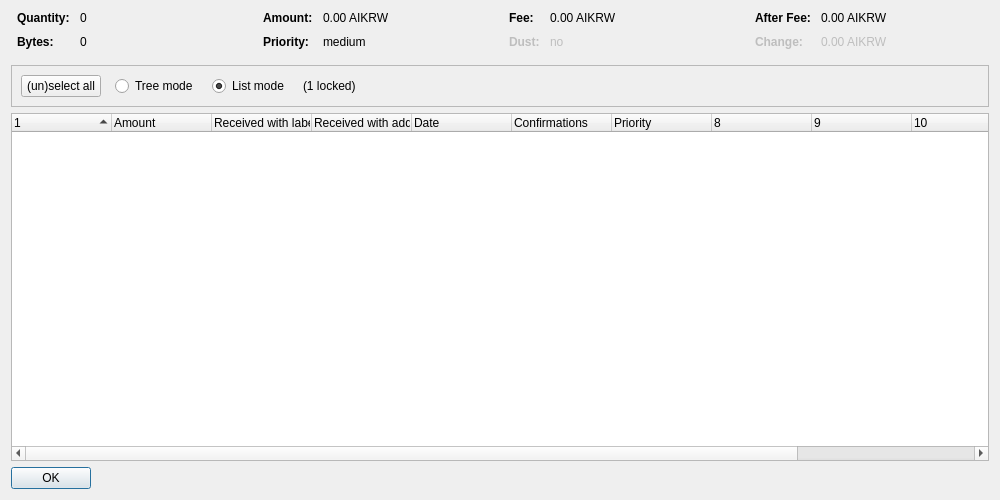
<?xml version="1.0" encoding="UTF-8"?>
<ui version="4.0">
 <class>CoinControlDialog</class>
 <widget class="QDialog" name="CoinControlDialog">
  <property name="geometry">
   <rect>
    <x>0</x>
    <y>0</y>
    <width>1000</width>
    <height>500</height>
   </rect>
  </property>
  <property name="windowTitle">
   <string>Coin Selection</string>
  </property>
  <layout class="QVBoxLayout" name="verticalLayout">
   <item>
    <layout class="QHBoxLayout" name="horizontalLayoutTop" stretch="0,0,0,0">
     <property name="topMargin">
      <number>0</number>
     </property>
     <property name="bottomMargin">
      <number>10</number>
     </property>
     <item>
      <layout class="QFormLayout" name="formLayoutCoinControl1">
       <property name="horizontalSpacing">
        <number>10</number>
       </property>
       <property name="verticalSpacing">
        <number>10</number>
       </property>
       <property name="leftMargin">
        <number>6</number>
       </property>
       <property name="rightMargin">
        <number>6</number>
       </property>
       <item row="0" column="0">
        <widget class="QLabel" name="labelCoinControlQuantityText">
         <property name="font">
          <font>
           <weight>75</weight>
           <bold>true</bold>
          </font>
         </property>
         <property name="text">
          <string>Quantity:</string>
         </property>
        </widget>
       </item>
       <item row="0" column="1">
        <widget class="QLabel" name="labelCoinControlQuantity">
         <property name="cursor">
          <cursorShape>IBeamCursor</cursorShape>
         </property>
         <property name="contextMenuPolicy">
          <enum>Qt::ActionsContextMenu</enum>
         </property>
         <property name="text">
          <string notr="true">0</string>
         </property>
         <property name="textInteractionFlags">
          <set>Qt::LinksAccessibleByMouse|Qt::TextSelectableByKeyboard|Qt::TextSelectableByMouse</set>
         </property>
        </widget>
       </item>
       <item row="1" column="0">
        <widget class="QLabel" name="labelCoinControlBytesText">
         <property name="font">
          <font>
           <weight>75</weight>
           <bold>true</bold>
          </font>
         </property>
         <property name="text">
          <string>Bytes:</string>
         </property>
        </widget>
       </item>
       <item row="1" column="1">
        <widget class="QLabel" name="labelCoinControlBytes">
         <property name="cursor">
          <cursorShape>IBeamCursor</cursorShape>
         </property>
         <property name="contextMenuPolicy">
          <enum>Qt::ActionsContextMenu</enum>
         </property>
         <property name="text">
          <string notr="true">0</string>
         </property>
         <property name="textInteractionFlags">
          <set>Qt::LinksAccessibleByMouse|Qt::TextSelectableByKeyboard|Qt::TextSelectableByMouse</set>
         </property>
        </widget>
       </item>
      </layout>
     </item>
     <item>
      <layout class="QFormLayout" name="formLayoutCoinControl2">
       <property name="horizontalSpacing">
        <number>10</number>
       </property>
       <property name="verticalSpacing">
        <number>10</number>
       </property>
       <property name="leftMargin">
        <number>6</number>
       </property>
       <property name="rightMargin">
        <number>6</number>
       </property>
       <item row="0" column="0">
        <widget class="QLabel" name="labelCoinControlAmountText">
         <property name="font">
          <font>
           <weight>75</weight>
           <bold>true</bold>
          </font>
         </property>
         <property name="text">
          <string>Amount:</string>
         </property>
        </widget>
       </item>
       <item row="0" column="1">
        <widget class="QLabel" name="labelCoinControlAmount">
         <property name="cursor">
          <cursorShape>IBeamCursor</cursorShape>
         </property>
         <property name="contextMenuPolicy">
          <enum>Qt::ActionsContextMenu</enum>
         </property>
         <property name="text">
          <string notr="true">0.00 AIKRW</string>
         </property>
         <property name="textInteractionFlags">
          <set>Qt::LinksAccessibleByMouse|Qt::TextSelectableByKeyboard|Qt::TextSelectableByMouse</set>
         </property>
        </widget>
       </item>
       <item row="1" column="0">
        <widget class="QLabel" name="labelCoinControlPriorityText">
         <property name="font">
          <font>
           <weight>75</weight>
           <bold>true</bold>
          </font>
         </property>
         <property name="text">
          <string>Priority:</string>
         </property>
        </widget>
       </item>
       <item row="1" column="1">
        <widget class="QLabel" name="labelCoinControlPriority">
         <property name="cursor">
          <cursorShape>IBeamCursor</cursorShape>
         </property>
         <property name="contextMenuPolicy">
          <enum>Qt::ActionsContextMenu</enum>
         </property>
         <property name="text">
          <string notr="true">medium</string>
         </property>
         <property name="textInteractionFlags">
          <set>Qt::LinksAccessibleByMouse|Qt::TextSelectableByKeyboard|Qt::TextSelectableByMouse</set>
         </property>
        </widget>
       </item>
      </layout>
     </item>
     <item>
      <layout class="QFormLayout" name="formLayoutCoinControl3">
       <property name="horizontalSpacing">
        <number>10</number>
       </property>
       <property name="verticalSpacing">
        <number>10</number>
       </property>
       <property name="leftMargin">
        <number>6</number>
       </property>
       <property name="rightMargin">
        <number>6</number>
       </property>
       <item row="0" column="0">
        <widget class="QLabel" name="labelCoinControlFeeText">
         <property name="font">
          <font>
           <weight>75</weight>
           <bold>true</bold>
          </font>
         </property>
         <property name="text">
          <string>Fee:</string>
         </property>
        </widget>
       </item>
       <item row="0" column="1">
        <widget class="QLabel" name="labelCoinControlFee">
         <property name="cursor">
          <cursorShape>IBeamCursor</cursorShape>
         </property>
         <property name="contextMenuPolicy">
          <enum>Qt::ActionsContextMenu</enum>
         </property>
         <property name="text">
          <string notr="true">0.00 AIKRW</string>
         </property>
         <property name="textInteractionFlags">
          <set>Qt::LinksAccessibleByMouse|Qt::TextSelectableByKeyboard|Qt::TextSelectableByMouse</set>
         </property>
        </widget>
       </item>
       <item row="1" column="0">
        <widget class="QLabel" name="labelCoinControlLowOutputText">
         <property name="enabled">
          <bool>false</bool>
         </property>
         <property name="font">
          <font>
           <weight>75</weight>
           <bold>true</bold>
          </font>
         </property>
         <property name="text">
          <string>Dust:</string>
         </property>
        </widget>
       </item>
       <item row="1" column="1">
        <widget class="QLabel" name="labelCoinControlLowOutput">
         <property name="enabled">
          <bool>false</bool>
         </property>
         <property name="cursor">
          <cursorShape>IBeamCursor</cursorShape>
         </property>
         <property name="contextMenuPolicy">
          <enum>Qt::ActionsContextMenu</enum>
         </property>
         <property name="text">
          <string notr="true">no</string>
         </property>
         <property name="textInteractionFlags">
          <set>Qt::LinksAccessibleByMouse|Qt::TextSelectableByKeyboard|Qt::TextSelectableByMouse</set>
         </property>
        </widget>
       </item>
      </layout>
     </item>
     <item>
      <layout class="QFormLayout" name="formLayoutCoinControl4">
       <property name="horizontalSpacing">
        <number>10</number>
       </property>
       <property name="verticalSpacing">
        <number>10</number>
       </property>
       <property name="leftMargin">
        <number>6</number>
       </property>
       <property name="rightMargin">
        <number>6</number>
       </property>
       <item row="0" column="0">
        <widget class="QLabel" name="labelCoinControlAfterFeeText">
         <property name="font">
          <font>
           <weight>75</weight>
           <bold>true</bold>
          </font>
         </property>
         <property name="text">
          <string>After Fee:</string>
         </property>
        </widget>
       </item>
       <item row="0" column="1">
        <widget class="QLabel" name="labelCoinControlAfterFee">
         <property name="cursor">
          <cursorShape>IBeamCursor</cursorShape>
         </property>
         <property name="contextMenuPolicy">
          <enum>Qt::ActionsContextMenu</enum>
         </property>
         <property name="text">
          <string notr="true">0.00 AIKRW</string>
         </property>
         <property name="textInteractionFlags">
          <set>Qt::LinksAccessibleByMouse|Qt::TextSelectableByKeyboard|Qt::TextSelectableByMouse</set>
         </property>
        </widget>
       </item>
       <item row="1" column="0">
        <widget class="QLabel" name="labelCoinControlChangeText">
         <property name="enabled">
          <bool>false</bool>
         </property>
         <property name="font">
          <font>
           <weight>75</weight>
           <bold>true</bold>
          </font>
         </property>
         <property name="text">
          <string>Change:</string>
         </property>
        </widget>
       </item>
       <item row="1" column="1">
        <widget class="QLabel" name="labelCoinControlChange">
         <property name="enabled">
          <bool>false</bool>
         </property>
         <property name="cursor">
          <cursorShape>IBeamCursor</cursorShape>
         </property>
         <property name="contextMenuPolicy">
          <enum>Qt::ActionsContextMenu</enum>
         </property>
         <property name="text">
          <string notr="true">0.00 AIKRW</string>
         </property>
         <property name="textInteractionFlags">
          <set>Qt::LinksAccessibleByMouse|Qt::TextSelectableByKeyboard|Qt::TextSelectableByMouse</set>
         </property>
        </widget>
       </item>
      </layout>
     </item>
    </layout>
   </item>
   <item>
    <widget class="QFrame" name="frame">
     <property name="minimumSize">
      <size>
       <width>0</width>
       <height>40</height>
      </size>
     </property>
     <property name="frameShape">
      <enum>QFrame::StyledPanel</enum>
     </property>
     <property name="frameShadow">
      <enum>QFrame::Sunken</enum>
     </property>
     <layout class="QHBoxLayout" name="horizontalLayout">
      <item>
       <layout class="QHBoxLayout" name="horizontalLayoutPanel" stretch="0,0,0,0,0">
        <property name="spacing">
         <number>14</number>
        </property>
        <item>
         <widget class="QPushButton" name="pushButtonSelectAll">
          <property name="sizePolicy">
           <sizepolicy hsizetype="Maximum" vsizetype="Fixed">
            <horstretch>0</horstretch>
            <verstretch>0</verstretch>
           </sizepolicy>
          </property>
          <property name="text">
           <string>(un)select all</string>
          </property>
          <property name="autoDefault">
           <bool>false</bool>
          </property>
         </widget>
        </item>
        <item>
         <widget class="QRadioButton" name="radioTreeMode">
          <property name="sizePolicy">
           <sizepolicy hsizetype="Maximum" vsizetype="Fixed">
            <horstretch>0</horstretch>
            <verstretch>0</verstretch>
           </sizepolicy>
          </property>
          <property name="text">
           <string>Tree mode</string>
          </property>
         </widget>
        </item>
        <item>
         <widget class="QRadioButton" name="radioListMode">
          <property name="sizePolicy">
           <sizepolicy hsizetype="Maximum" vsizetype="Fixed">
            <horstretch>0</horstretch>
            <verstretch>0</verstretch>
           </sizepolicy>
          </property>
          <property name="text">
           <string>List mode</string>
          </property>
          <property name="checked">
           <bool>true</bool>
          </property>
         </widget>
        </item>
        <item>
         <widget class="QLabel" name="labelLocked">
          <property name="text">
           <string notr="true">(1 locked)</string>
          </property>
         </widget>
        </item>
        <item>
         <spacer name="horizontalSpacer">
          <property name="orientation">
           <enum>Qt::Horizontal</enum>
          </property>
          <property name="sizeHint" stdset="0">
           <size>
            <width>40</width>
            <height>20</height>
           </size>
          </property>
         </spacer>
        </item>
       </layout>
      </item>
     </layout>
    </widget>
   </item>
   <item>
    <widget class="CoinControlTreeWidget" name="treeWidget">
     <property name="contextMenuPolicy">
      <enum>Qt::CustomContextMenu</enum>
     </property>
     <property name="sortingEnabled">
      <bool>false</bool>
     </property>
     <property name="columnCount">
      <number>12</number>
     </property>
     <attribute name="headerShowSortIndicator" stdset="0">
      <bool>true</bool>
     </attribute>
     <attribute name="headerStretchLastSection">
      <bool>false</bool>
     </attribute>
     <column>
      <property name="text">
       <string/>
      </property>
     </column>
     <column>
      <property name="text">
       <string>Amount</string>
      </property>
     </column>
     <column>
      <property name="text">
       <string>Received with label</string>
      </property>
     </column>
     <column>
      <property name="text">
       <string>Received with address</string>
      </property>
     </column>
     <column>
      <property name="text">
       <string>Date</string>
      </property>
     </column>
     <column>
      <property name="text">
       <string>Confirmations</string>
      </property>
      <property name="toolTip">
       <string>Confirmed</string>
      </property>
     </column>
     <column>
      <property name="text">
       <string>Priority</string>
      </property>
     </column>
     <column>
      <property name="text">
       <string/>
      </property>
     </column>
     <column>
      <property name="text">
       <string/>
      </property>
     </column>
     <column>
      <property name="text">
       <string/>
      </property>
     </column>
     <column>
      <property name="text">
       <string/>
      </property>
     </column>
     <column>
      <property name="text">
       <string/>
      </property>
     </column>
    </widget>
   </item>
   <item>
    <widget class="QDialogButtonBox" name="buttonBox">
     <property name="sizePolicy">
      <sizepolicy hsizetype="Maximum" vsizetype="Fixed">
       <horstretch>0</horstretch>
       <verstretch>0</verstretch>
      </sizepolicy>
     </property>
     <property name="orientation">
      <enum>Qt::Horizontal</enum>
     </property>
     <property name="standardButtons">
      <set>QDialogButtonBox::Ok</set>
     </property>
    </widget>
   </item>
  </layout>
 </widget>
 <customwidgets>
  <customwidget>
   <class>CoinControlTreeWidget</class>
   <extends>QTreeWidget</extends>
   <header>coincontroltreewidget.h</header>
  </customwidget>
 </customwidgets>
 <resources/>
 <connections/>
</ui>
